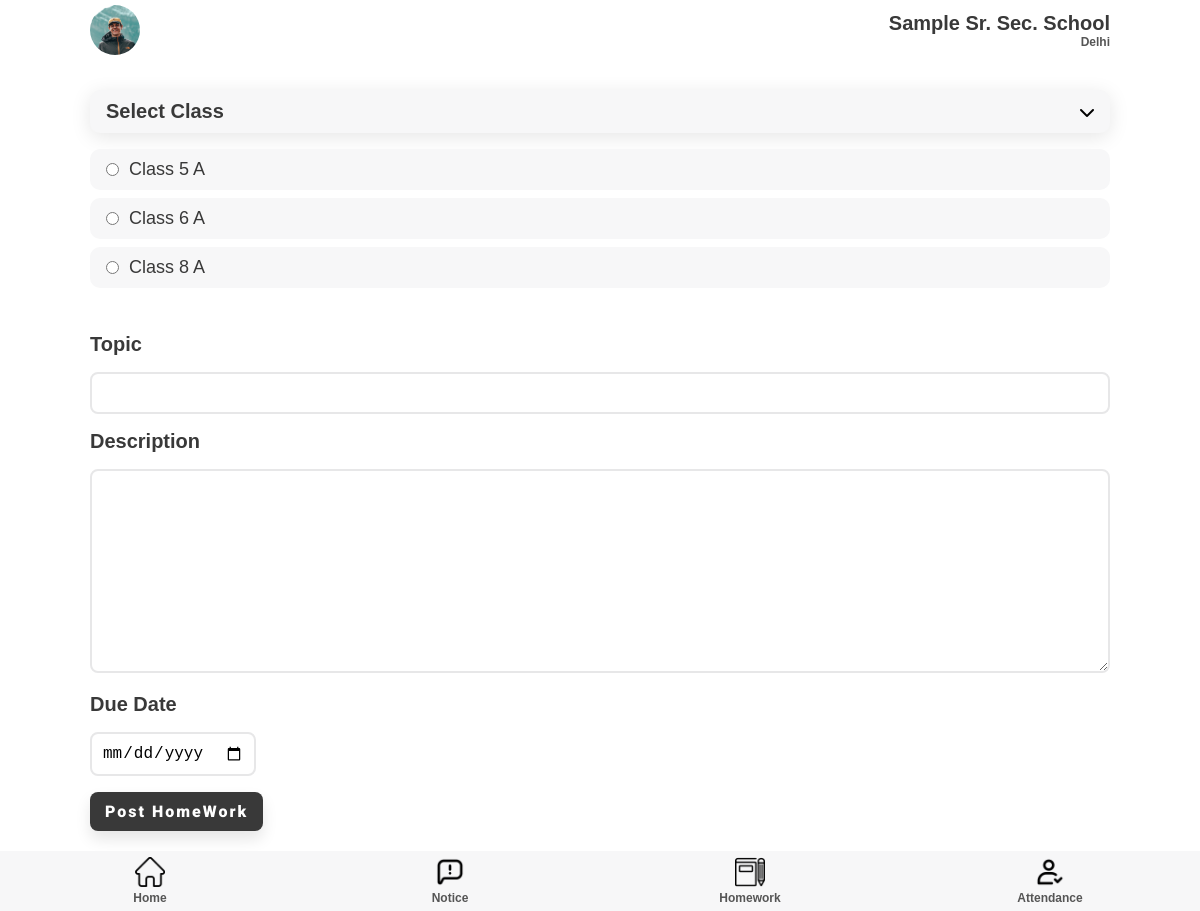
Screenshot of /homework/teacher/createHomework/ (signed in) with the database file from the repository.
### teacher/models.py (models this page shows)
class subject(models.Model):
    subject = models.CharField(max_length=50)
    Class = models.ForeignKey(classSection, on_delete=models.PROTECT)
    teacher = models.ForeignKey(teacher, on_delete=models.PROTECT)

class classSection(models.Model):
    Class = models.IntegerField()
    section = models.CharField(max_length=50)
    teacher = models.OneToOneField(teacher, on_delete=models.PROTECT)

### homework/views.py (the view, shortened to what this page needs)
# urls.py: path('teacher/createHomework/', views.createHomework, name='createHomework'),
def createHomework(request):
    teacherobj = teacher.objects.get(user = request.user)
    schoolobj = teacherobj.school
    classes = subject.objects.filter(teacher = teacherobj)
    return render(request, 'createHomework.html', {'classes': classes})

### templates/teacher/createHomework.html (shortened to what this page needs)
{% extends 'attendance.html' %} {% load static %} {% block extra-head %}
<link rel="stylesheet" href="{% static '/css/style.css' %}" />
<link rel="stylesheet" href="{% static '/css/notice.css' %}" />
{% endblock extra-head %} {% block content %}
<section id="main">
  <form method="POST" action="{% url 'homework:createHomework' %}">
    <section id="notice-accor">
      <div class="notice-class-accor component-back">
        <h2>Select Class</h2>
        <i class="fas fa-chevron-down"></i>
      </div>
      <div class="notice-class-list">
        {% for class in classes %}
        <div class="notice-class-elem">
          <input
            value="{{ class.Class.id }}"
            type="radio"
            name="Class"
            id=""
          />
          <p>
            Class {{ class.Class.Class }} {% if class.Class.section%}
            {{class.Class.section}}{% endif %}
          </p>
        </div>
        {% endfor %}
      </div>
    </section>
    <section id="content-info">
      <div class="content-info">
        <div class="content-topic">
          <label for=""><h2>Topic</h2></label>
          <input name="topic" type="text" />
        </div>
        <div class="content-topic content-desc">
          <label for=""><h2>Description</h2></label>
          <textarea name="description" id="" cols="30" rows="10"></textarea>
        </div>
        <div class="content-topic due-date-hw">
          <label for="due-date"><h2>Due Date</h2></label>
          <input type="date" name="due-date" id="due-date" />
        </div>
        <button class="btn btn-black">Post HomeWork</button>
      </div>
    </section>
  </form>
</section>
{% endblock content %}

### static/css/style.css (style rules this page uses)
:root { --dark-green: #1ab7ea; --light-green: #9cdabd; --dark-red: #fb3f4a; --light-red: #fb878e; --light-red: #2196f3; --light-grey: #f7f7f8; --dark-grey: #e7e7e8; --dark: #393939; --faded: #555555; --center-width: 85%; }
* { box-sizing: border-box; margin: 0; padding: 0; }
body { font-family: "Arial", sans-serif; -webkit-font-smoothing: antialiased; }
* { margin: 0; padding: 0; }
#main { margin: auto; margin-bottom: 60px; width: 100%; background-color: #fff; }
.menu-list, .component-back { background-color: var(--light-grey); border-radius: 10px; display: flex; justify-content: space-between; align-items: center; margin: 1em 0; padding: 10px 16px; transition: all 0.5s ease 0s; box-shadow: 0px 4px 20px rgba(0, 0, 0, 0.1); }
.btn { display: inline-block; background: var(--dark-green); color: #fff; padding: 10px 15px; min-width: 120px; font-size: 1rem; text-align: center; border: none; cursor: pointer; outline: none; box-shadow: 0px 8px 15px rgba(0, 0, 0, 0.1); transition: all 0.3s ease 0s; border-radius: 8px; letter-spacing: 2px; font-family: "Roboto", sans-serif; font-weight: 900; }
.btn-black { background-color: var(--dark); color: #fff; }
.btn-black { background-color: var(--dark); }
p { color: var(--dark); font-size: 15px; font-weight: 300; }
h2 { color: var(--dark); text-transform: capitalize; font-size: 20px; font-weight: 600; }

### static/css/notice.css (style rules this page uses)
#notice-accor { width: var(--center-width); margin: 25px auto; }
.notice-class-elem, .notice-stud-elem { background-color: var(--light-grey); border-radius: 10px; display: flex; justify-content: flex-start; align-items: center; margin: 0.5em 0; padding: 10px 16px; }
.notice-class-accor, .notice-stud-accor { cursor: pointer; }
.notice-class-list, .notice-stud-list { display: block; height: auto; transition: all 0.4s ease; }
.notice-class-elem p, .notice-stud-elem p { font-size: 18px; margin: 0px 10px; }
#content-info { width: var(--center-width); margin: 0px auto; padding: 20px 0px; }
.content-topic h2 { margin-bottom: 16px; }
.content-topic input[type="text"], .content-topic textarea, input[type="date"] { outline: none; width: 100%; padding: 10px; font-size: 16px; border: 2px solid var(--dark-grey); border-radius: 8px; transition: all 0.1s ease; }
.content-desc { margin: 16px 0px; height: auto; }
input[type="date"] { width: auto; margin-bottom: 16px; }

### rows the page displays
subject: Class.Class "5", Class.section "A"
subject: Class.Class "6", Class.section "A"
subject: Class.Class "8", Class.section "A"
